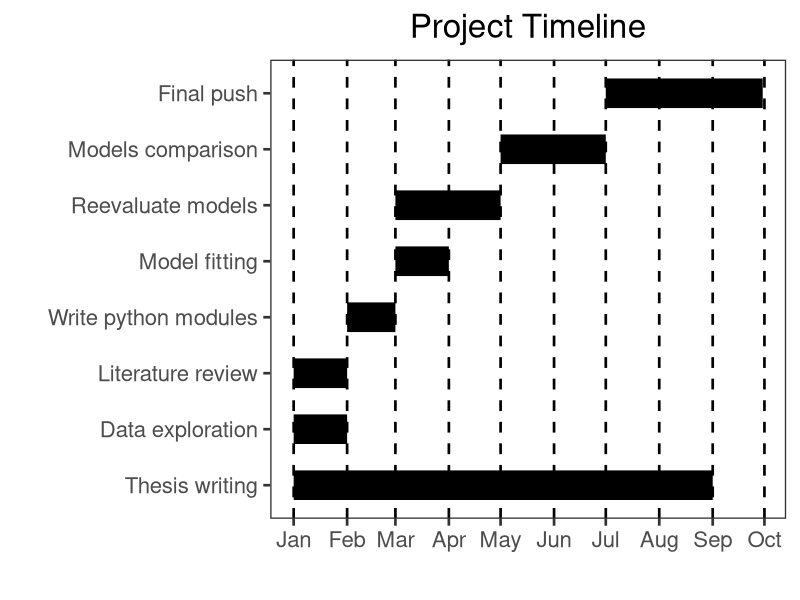

The R source for this figure:
###################################
## Project timeline Gantt chart  ##
###################################

## Author: Hannah O'Sullivan h.osullivan18@imperial.ac.uk
## Script: gantt.R
## Desc: A gantt chart to describe my main project timeline
## Date: December 2018

# Clear environment
rm(list = ls())

# Require packages 
require(ggplot2)
require(reshape2)

# Create a dataframe of tasks
task1 <- c('Thesis writing', '2019-01-01', '2019-09-01')
task2 <- c('Data exploration', '2019-01-01', '2019-02-01')
task3 <- c('Literature review', '2019-01-01', '2019-02-01')
task4 <- c('Write python modules', '2019-02-01', '2019-03-01')
task5 <- c('Model fitting', '2019-03-01', '2019-04-01')
task6 <- c('Reevaluate models', '2019-03-01', '2019-05-01')
task7 <- c('Models comparison', '2019-05-01', '2019-07-01')
task8 <- c('Final push', '2019-07-01', '2019-09-30')

df <- as.data.frame(rbind(task1, task2, task3, task4, task5, task6, task7, task8))
names(df) <- c('task', 'start', 'end')
df$task <- factor(df$task, levels = df$task)
df$start <- as.Date(df$start)
df$end <- as.Date(df$end)
df_melted <- melt(df, measure.vars = c('start', 'end'))

# Starting date to begin plot
start_date <- as.Date('2019-01-01')

# Plot using ggplot2
ggplot(df_melted, aes(value, task)) + 
  geom_line(size = 10) +
  labs(x = '', y = '',
       title = 'Project Timeline') +
  theme_bw(base_size = 20) +
  
  theme(plot.title = element_text(hjust = 0.5),
        panel.grid.major.x = element_line(colour="black", linetype = "dashed"),
        panel.grid.major = element_blank(),
        panel.grid.minor = element_blank(),
        axis.text.x = element_text(angle = 0)) +
  scale_x_date(date_labels = "%b", limits = c(start_date, NA), date_breaks = '1 month')

# Save image to ../Data




